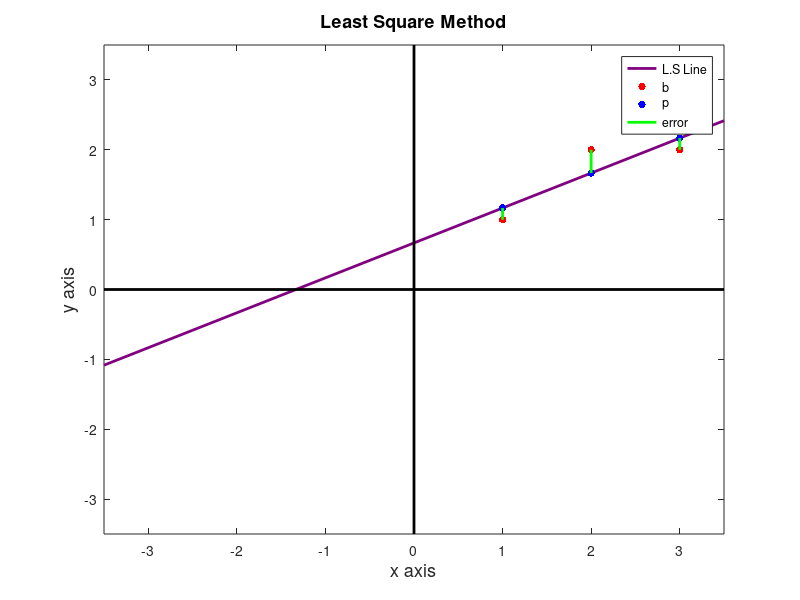

Here is the MATLAB script that generated this plot:
% Lecture 16 Projection and Least Square
clear all; close all; clc;
drawArrow = @(c, v, varargin) quiver([c(1) 0], [c(2) 0], [v(1)-c(1) 0], [v(2)-c(2) 0], 0, varargin{:});

% Overdetermined case
xyLim = 3.5;
A = [1 1;
     2 1;
     3 1];
a1 = A(:,1);
a2 = A(:,2);
b = [1 2 2]';
o = [0 0 0]';

% solution
xh = inv(A'*A) * A'*b;
c = xh(1);
d = xh(2);

t = A(:,1);
p = c*t + d;
e = b - p;

% Plot
x = [-xyLim 0 xyLim];
y = c*x + d;
plot(x, y, 'r', 'color', [0.5 0 0.5], 'LineWidth', 2.0);
hold on
plot(a1, b, 'r.', 'MarkerSize', 16)
plot(a1, p, 'b.', 'MarkerSize', 16)

% error lines
line([a1(1), a1(1)], [b(1) p(1)], 'color', [0,1,0], 'LineWidth', 2)
line([a1(2), a1(2)], [b(2) p(2)], 'color', [0,1,0], 'LineWidth', 2)
line([a1(3), a1(3)], [b(3) p(3)], 'color', [0,1,0], 'LineWidth', 2)

% Ploting
xlabel('x axis', 'FontSize', 13);
ylabel('y axis', 'FontSize', 13);
title('Least Square Method', 'FontSize', 13);

line([-xyLim, xyLim], [0 0], 'color', [0, 0, 0], 'LineWidth', 2)
line([0, 0], [-xyLim xyLim], 'color', [0, 0, 0], 'LineWidth', 2)

axis([-xyLim xyLim -xyLim xyLim])

legend('L.S Line', 'b', 'p', 'error');

hold off
set(gcf, 'color', 'w')



